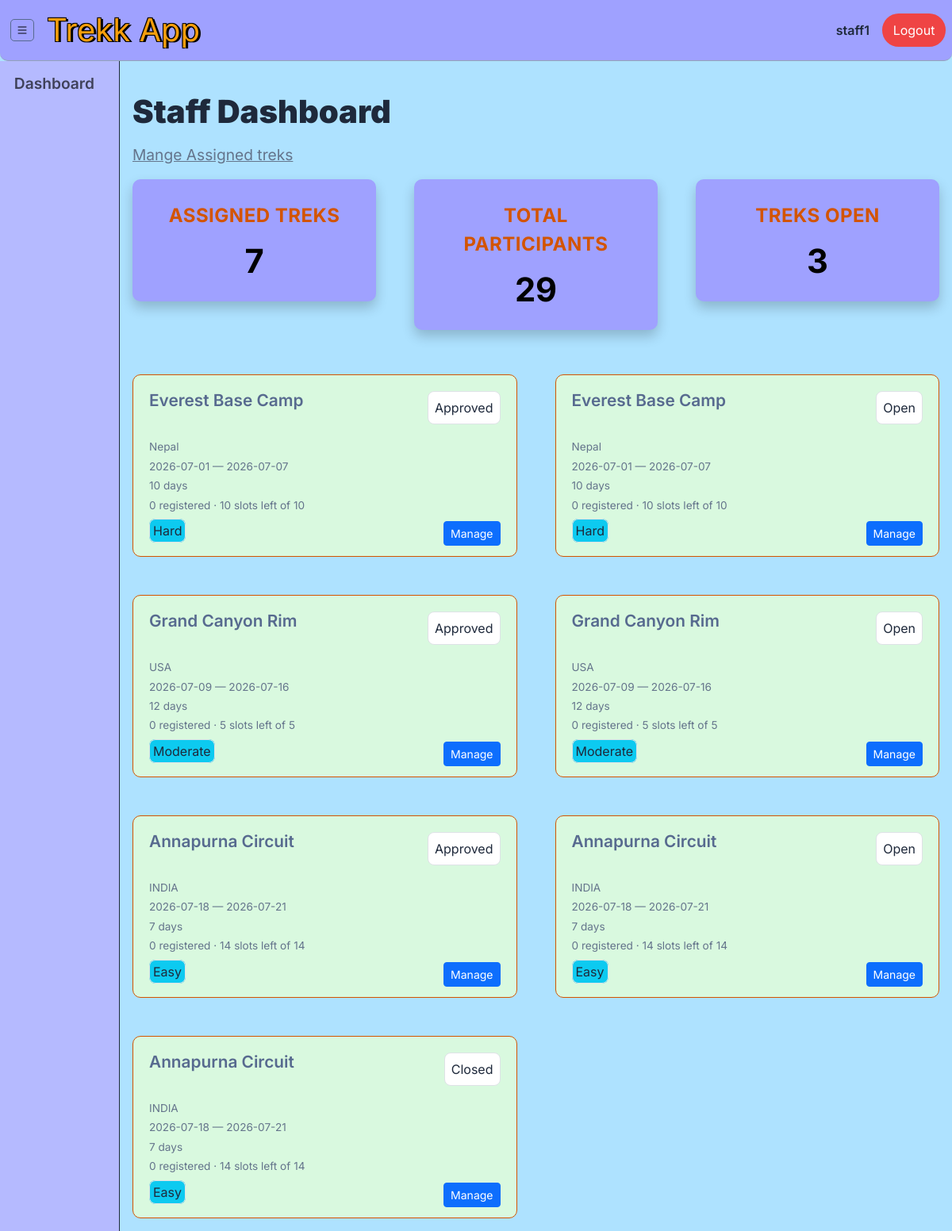
The page /staff/staff_dashboard (signed in) on the database as committed earlier.
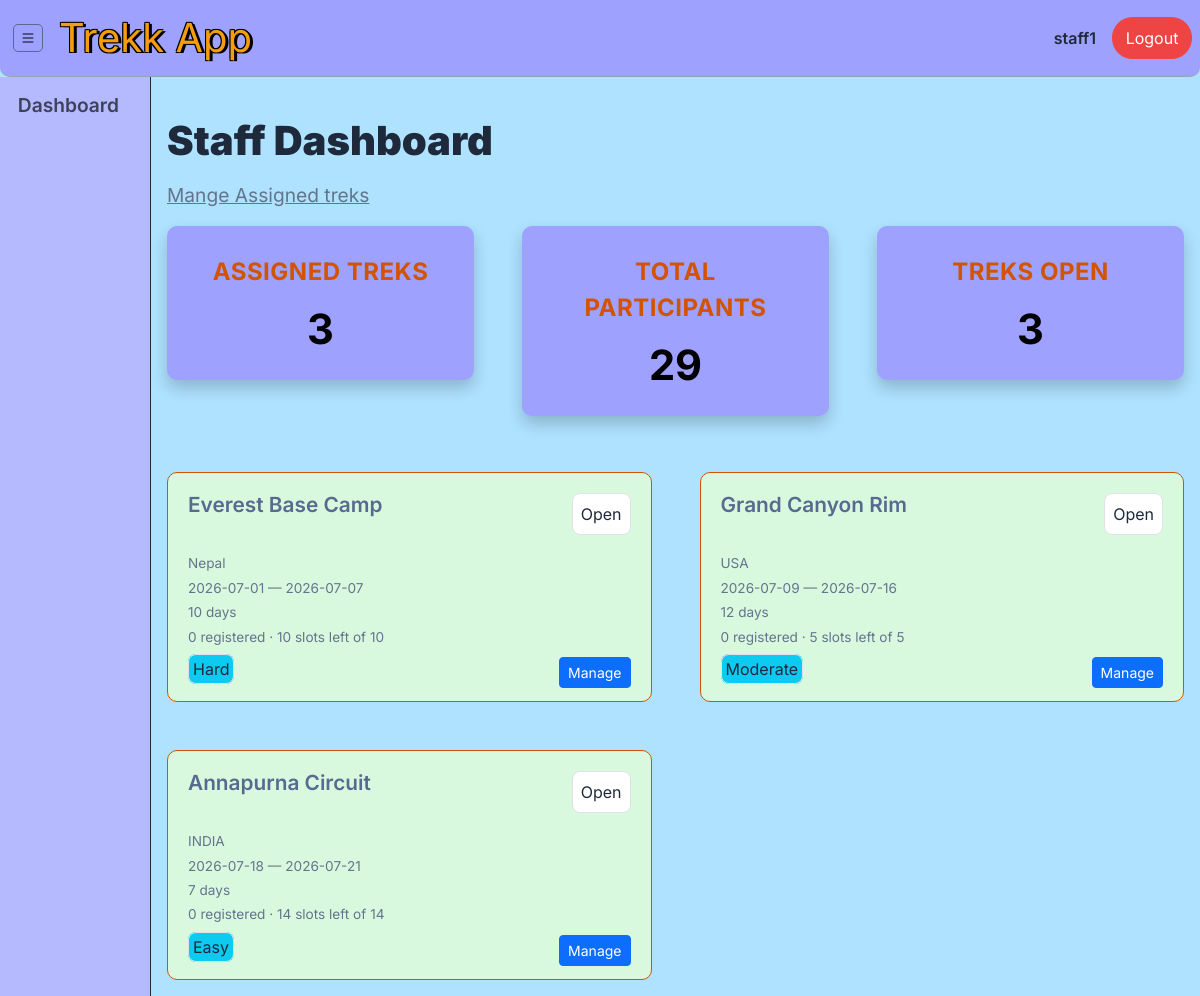
The same page on the database as committed later.
### models.py (models this page shows, shortened)
class TREKK(db.Model): # trek table(entity)
    __tablename__ = 'trek'
    trek_id = db.Column(db.Integer,primary_key=True)
    name = db.Column(db.String(150), nullable=False)
    difficulty = db.Column(db.String(50), nullable=False) # easy , moderate or hard
    duration = db.Column(db.String(50), nullable=False) # '2 days' or '5 days'
    location = db.Column(db.String(40),nullable=False)
    total_slots = db.Column(db.Integer, nullable=False)
    avl_slots = db.Column(db.Integer, nullable=False)
    assigned_staff_id = db.Column(db.Integer, db.ForeignKey("user.user_id"))
    description = db.Column(db.Text, nullable=True)
    price = db.Column(db.Float, nullable=False) # 2000.50, 2500.40
    status = db.Column(db.String(50), nullable=False,default="Pending" )  # Pending, Approved, Closed, & Open
    start_date = db.Column(db.Date, nullable=False)
    end_date = db.Column(db.Date, nullable=False)
    date_of_create = db.Column(db.DateTime, default=datetime.utcnow)
    booked_treks = db.relationship("BOOKING", backref="trek", lazy=True)

### routes/staff_route.py (the view)
@staff_bp.route("/staff_dashboard")
@role_validator('staff')
def staff_dashboard():
    staff_id = session.get('user_id')
    assigned_treks = TREKK.query.filter_by(assigned_staff_id=staff_id).order_by(TREKK.start_date).all()
    assigned_treks_count = TREKK.query.filter_by(assigned_staff_id=staff_id).order_by(TREKK.start_date).count()
    assigned_trekkers = {}
    for trek in assigned_treks:
        assigned_trekkers[trek.trek_id] = BOOKING.query.filter_by(trek_id=trek.trek_id, status='booked').count()
    total_participants = sum(t.total_slots for t in assigned_treks if t.status=='Open')
    open_treks = TREKK.query.filter_by(assigned_staff_id=staff_id, status='Open').count()
    return render_template('staff/staff_dashboard.html',
                           total_participants=total_participants,
                           assigned_treks_count=assigned_treks_count,
                           assigned_treks=assigned_treks,
                           assigned_trekkers=assigned_trekkers,
                           open_treks=open_treks
                           )

### routes/staff_route.py (called while the page is built)
def login_validator(func):
    @wraps(func)
    def decorated(*a, **kw):
        if 'user_id' not in session:
            flash("Please Log in to your Account First!", "warning")
            return redirect(url_for('auth.main'))
        return func(*a, **kw)
    return decorated

def role_validator(*roles):
    def wrapper(func):
        @wraps(func)
        @login_validator
        def decorated(*a, **kw):
            if session.get('role') not in roles:
                flash("Invalid User! Access Forbiden.", "danger")
                return redirect(url_for('auth.main'))
            return func(*a, **kw)
        return decorated
    return wrapper

### templates/staff/staff_dashboard.html (shortened to what this page needs)
{% extends "base.html" %}
{% block content %}
<div class="page-heading">
  <h2>Staff Dashboard</h2>
  <u> Mange Assigned treks </u>
</div>
{% if assigned_treks %}
<div class="row g-5">
  <div class="col-lg-4">
    <div class="data-card ">
      <div class="d-flex align-items-center justify-content-center"><div class="data-label ">Assigned Treks</div></div>
      <div class="data-output">{{ assigned_treks_count }}</div>
    </div>
  </div>
  <div class="col-lg-4">
    <div class="data-card ">
      <div class="d-flex align-items-center justify-content-center"><div class="data-label ">Total Participants</div></div>
      <div class="data-output">{{ total_participants }}</div>
    </div>
  </div>
  <div class="col-lg-4">
    <div class="data-card ">
      <div class="d-flex align-items-center justify-content-center"><div class="data-label ">Treks Open</div></div>
      <div class="data-output">{{ open_treks }}</div>
    </div>
  </div>
</div>
<div class="row g-5 mt-2">
{% for t in assigned_treks %}
  <div class="col-lg-6">
    <div class="trek-panel">
      <div class="d-flex justify-content-between align-items-start mb-3">
        <h5 class="trek-title mb-0">{{ t.name }}</h5>
        <span class="bg-white p-2 border rounded-3">{{ t.status }}</span>
      </div>
      <div class="trek-data">
        <div>{{ t.location }}</div>
        <div>{{ t.start_date or 'Not-Assigned' }} — {{ t.end_date or 'Not-Assigned' }}</div>
        <div>{{ t.duration }} days</div>
        <div>{{ assigned_trekkers.get(t.trek_id, 0) }} registered · {{ t.avl_slots }} slots left of {{ t.total_slots }}</div>
      </div>
      <div class="mt-2 ">
        <span  class="bg-info p-1 border rounded-3">{{ t.difficulty }}</span>
        <a href="" class="btn btn-sm btn-primary float-end">Manage</a>
      </div>
    </div>
  </div>
{% endfor %}
</div>
{% else %}
<div class="empty-state">
  <h3>No Treks Assigned</h3>
</div>
{% endif %}
{% endblock %}

### templates/base.html (shortened to what this page needs)
<!DOCTYPE html>
<html lang="en">
<head>
  <link href="https://cdn.jsdelivr.net/npm/bootstrap@5.3.3/dist/css/bootstrap.min.css" rel="stylesheet">
  <link rel="stylesheet" href="https://cdn.jsdelivr.net/npm/bootstrap-icons@1.11.3/font/bootstrap-icons.min.css">
  <link href="/static/css/style.css" rel="stylesheet">
</head>
<body>
    {% if session.get('user_id') %}
    <nav class="top-navbar px-2 py-2">
            <div class="nav-box">
                    <button class="sidebar-toggle" data-bs-target="#custom-sidebar" data-bs-toggle="collapse">
                        <i class="bi bi-list"></i>
                    </button>
                    <a href="{{ url_for('admin.admin_dashboard') }}" class="app-title">Trekk App</a>
            </div>
            <div class="navbar-nav d-flex flex-row align-items-center gap-3">
                <span class="nav-link fw-semibold text-nowrap text-truncate" style="max-width: 200px;">{{ session.get('username','') }}</span>
                <a class="nav-link logout-btn" href="{{ url_for('auth.logout') }}">Logout</a>
            </div>
    </nav>
    <div class="fullbody d-flex flex-column min-vh-100">
        <div class="d-flex flex-grow-1">
            <div class="custom-sidebar collapse collapse-horizontal show" id="custom-sidebar">
            <div class="list-group list-group-flush my-2" style="width: 150px;">
                <ul class="nav flex-column">
                    {% if session.get("role") == 'admin' %}
                    <li class="nav-item "><a class="nav-link text-dark" href=""> Users</a></li>
                    <li class="nav-item "><a class="nav-link text-dark" href="{{ url_for('admin.find_treks') }}"> Treks</a></li>
                    <li class="nav-item "><a class="nav-link text-dark" href="{{ url_for('admin.find_staff' ) }}"> Staff</a></li>
                    <li class="nav-item "><a class="nav-link text-dark" href=""> Bookings</a></li>
                    <li class="nav-item "><a class="nav-link text-dark" href="{{ url_for('admin.admin_dashboard') }}"> Dashboard</a></li>
                    {% elif session.get("role") == 'staff' %}
                    <li class="nav-item mb-1"><a class="nav-link text-dark" href="">Dashboard</a></li>
                    {% endif %}
                </ul>
            </div>
            </div>
            <div class="main-content flex-grow-1 px-3 py-3">
                {% block content %}{% endblock %}
            </div>
        </div>
    </div>
    {% endif %}
</body>
</html>

### static/css/style.css (style rules this page uses)
:root { --primary: #B5BAFF; --primary-dark: #9FA1FF; --primary-light: #AEE2FF; --btn-primary:#0800ff; --danger-light: #fca5a5; --accent: #D9F9DF; --accent-pale:#d35400; --dark: #576A8F; --gray-50: #f8fafc; --gray-100: #f1f5f9; --gray-200: #e2e8f0; --gray-400: #94a3b8; --gray-600: #64748b; --gray-800: #1e293b; --danger: #ef4444; --success: #22c55e; --warning: #f59e0b; --radius: 10px; --shadow: 0 1px 3px rgba(0,0,0,.08); --text-shadow: -1px -1px 0 #000, 1px -1px 0 #000, -1px 1px 0 #000, 3px 1px 0 #000; }
* { box-sizing: border-box; }
body { font-family: 'Inter', sans-serif; background: var(--primary-light); color: var(--gray-800); padding: 0; margin: 0; min-height: 100vh; }
.fullbody .custom-sidebar { background: var(--primary);font-weight: 700;font-size: 1.8rem;border-right: 1px solid var(--gray-800); }
.fullbody .nav-link { color: rgba(0, 0, 0, 0.65) !important;font-weight: 600;font-size: 1.2rem;padding: .4rem .8rem !important; border-radius: var(--radius);width: 140px;margin-left: 5px; }
.top-navbar { display: flex;justify-content: space-between; align-items: center;border-bottom: 1px solid var(--gray-400);background-color: var(--primary-dark);border-bottom-left-radius:var(--radius); border-bottom-right-radius:var(--radius); }
.top-navbar .nav-box { display: flex;align-items: center; }
.top-navbar .navbar-nav { display: flex;flex-direction: row; justify-content: space-between; align-items: center; gap: 25px; }
.top-navbar .app-title { text-align: center;font-size: 2.5rem;color: var(--warning);text-shadow: var(--text-shadow);margin-left: 1rem;text-decoration: none; }
.top-navbar .sidebar-toggle { border-radius: 5px;margin-left: 5px;border: 1px solid var(--dark); background: transparent; }
.navbar-nav .logout-btn { background-color: var(--danger);color:#fff!important;border: 1px solid rgba(239,68,68,.25);text-align: center;font-size: 1rem;width: 80px;border-radius: 1.3rem; }
.page-heading { padding: 1.5rem 0 1rem; }
.page-heading h2 { font-weight: 900; color: var(--gray-800); margin-bottom: 1rem; font-size: 2.5rem; }
.page-heading u { color: var(--gray-600); font-size: 1.2rem; margin-bottom: 0; }
.main-content .data-card { background: var(--primary-dark); border: transparent; border-radius: var(--radius); padding: 1.25rem; box-shadow: 0px 8px 16px 0px rgba(0,0,0,0.2); }
.data-card .data-output { text-align: center; font-size: 2.6rem; font-weight: 700; color: black; }
.data-card .data-label { width: 100%; text-align: center; font-size: 1.5rem;font-weight:bold; color: var(--accent-pale); padding: 0.5rem; text-transform: uppercase; letter-spacing: .5px; border-top-left-radius: var(--radius); border-top-right-radius: var(--radius); }
.trek-panel { background: var(--accent); padding: 1.25rem; height: 100%; border: 1px solid var(--accent-pale); border-radius: var(--radius); }
.trek-data { font-size: .85rem; color: var(--gray-600); line-height: 1.8; }
.trek-title { font-weight: 600; font-size: 1.3rem; color: var(--dark); margin-bottom: .9rem; }

Rows that differ between the two databases and show on the page:
removed TREKK: name "Everest Base Camp", status "Approved", location "Nepal", start_date "2026-07-01", end_date "2026-07-07", duration "10", get "0", avl_slots "10", total_slots "10", difficulty "Hard"
removed TREKK: name "Grand Canyon Rim", status "Approved", location "USA", start_date "2026-07-09", end_date "2026-07-16", duration "12", get "0", avl_slots "5", total_slots "5", difficulty "Moderate"
removed TREKK: name "Annapurna Circuit", status "Approved", location "INDIA", start_date "2026-07-18", end_date "2026-07-21", duration "7", get "0", avl_slots "14", total_slots "14", difficulty "Easy"
removed TREKK: name "Annapurna Circuit", status "Closed", location "INDIA", start_date "2026-07-18", end_date "2026-07-21", duration "7", get "0", avl_slots "14", total_slots "14", difficulty "Easy"
Other text that changed with them:
{{ assigned_treks_count }}: "7" → "3"
